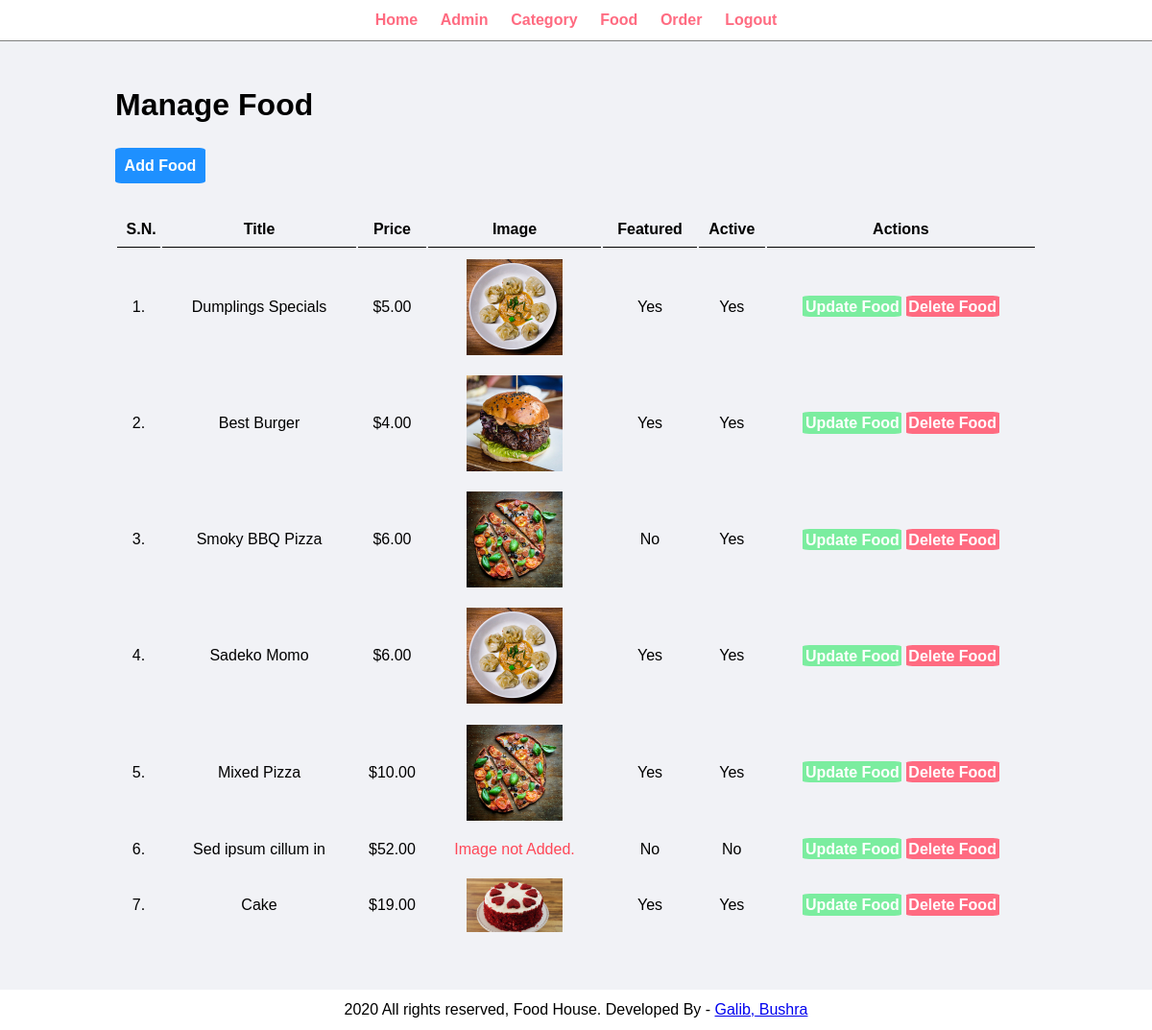
The page /admin/manage-food.php (signed in) on the database its author committed.
### tables this page shows
CREATE TABLE `tbl_food` (
  `id` int(10) UNSIGNED NOT NULL,
  `title` varchar(100) NOT NULL,
  `description` text NOT NULL,
  `price` decimal(10,2) NOT NULL,
  `image_name` varchar(255) NOT NULL,
  `category_id` int(10) UNSIGNED NOT NULL,
  `featured` varchar(10) NOT NULL,
  `active` varchar(10) NOT NULL
);

### admin/manage-food.php (the view, shortened to what this page needs)
<link rel="stylesheet" type="text/css" href="../css/admin.css">
<?php include('partials/menu.php'); ?>
<div class="main-content">
    <div class="wrapper">
        <h1>Manage Food</h1>
        <br /><br />
                <a href="<?php echo SITEURL; ?>admin/add-food.php" class="btn-primary">Add Food</a>
                <br /><br /><br />
                <table class="tbl-full text-center">
                    <tr>
                        <th>S.N.</th>
                        <th>Title</th>
                        <th>Price</th>
                        <th>Image</th>
                        <th>Featured</th>
                        <th>Active</th>
                        <th>Actions</th>
                    </tr>
                    <?php
                        $sql = "SELECT * FROM tbl_food";
                        $res = mysqli_query($conn, $sql);
                        $count = mysqli_num_rows($res);
                        $sn=1;
                        if($count>0)
                        {
                            while($row=mysqli_fetch_assoc($res))
                            {
                                $id = $row['id'];
                                $title = $row['title'];
                                $price = $row['price'];
                                $image_name = $row['image_name'];
                                $featured = $row['featured'];
                                $active = $row['active'];
                                ?>
                                <tr>
                                    <td><?php echo $sn++; ?>. </td>
                                    <td><?php echo $title; ?></td>
                                    <td>$<?php echo $price; ?></td>
                                    <td>
                                        <?php
                                            if($image_name=="")
                                            {
                                                echo "<div class='error'>Image not Added.</div>";
                                            }
                                            else
                                            {
                                                ?>
                                                <img src="<?php echo SITEURL; ?>images/food/<?php echo $image_name; ?>" width="100px">
                                                <?php
                                            }
                                        ?>
                                    </td>
                                    <td><?php echo $featured; ?></td>
                                    <td><?php echo $active; ?></td>
                                    <td>
                                        <a href="<?php echo SITEURL; ?>admin/update-food.php?id=<?php echo $id; ?>" class="btn-secondary">Update Food</a>
                                        <a href="<?php echo SITEURL; ?>admin/delete-food.php?id=<?php echo $id; ?>&image_name=<?php echo $image_name; ?>" class="btn-danger">Delete Food</a>
                                    </td>
                                </tr>
                                <?php
                            }
                        }
                        else
                        {
                            echo "<tr> <td colspan='7' class='error'> Food not Added Yet. </td> </tr>";
                        }
                    ?>
                </table>
    </div>
</div>
<?php include('partials/footer.php'); ?>

### admin/partials/menu.php (shortened to what this page needs)
<html>
    <head>
        <link rel="stylesheet" href="../css/admin.css">
    </head>
    <body>
        <div class="menu text-center">
            <div class="wrapper">
                <ul>
                    <li><a href="index.php">Home</a></li>
                    <li><a href="manage-admin.php">Admin</a></li>
                    <li><a href="manage-category.php">Category</a></li>
                    <li><a href="manage-food.php">Food</a></li>
                    <li><a href="manage-order.php">Order</a></li>
                    <li><a href="logout.php">Logout</a></li>
                </ul>
            </div>
        </div>

### admin/partials/footer.php
<div class="footer">
            <div class="wrapper">
                <p class="text-center">2020 All rights reserved, Food House. Developed By - <a href="#"> Galib, Bushra</a></p>
            </div>
        </div>
    </body>
</html>

### css/admin.css (style rules this page uses)
* { margin: 0; padding: 0; font-family: Arial, Helvetica, sans-serif; }
.wrapper { padding: 1%; width: 80%; margin: 0 auto; }
.text-center { text-align: center; }
.menu { border-bottom: 1px solid gray; }
.menu ul { list-style-type: none; }
.menu ul li { display: inline; padding: 1%; }
.menu ul li a { text-decoration: none; font-weight: bold; color: #ff6b81; }
.main-content { padding: 3% 0; background-color: #f1f2f6; }
.tbl-full { width: 100%; }
table tr th { border-bottom: 1px solid black; padding: 1%; }
table tr td { padding: 1%; }
.btn-primary { background-color: #1e90ff; padding: 1%; color: white; text-decoration: none; font-weight: bold; border-radius: 7%; }
.btn-secondary { background-color: #7bed9f; padding: 1%; color: white; text-decoration: none; font-weight: bold; border-radius: 7%; }
.btn-danger { background-color: #ff6b81; padding: 1%; color: white; text-decoration: none; font-weight: bold; border-radius: 7%; }
.error { color: #ff4757; }

### rows shown on the page
tbl_food: title "Dumplings Specials", price "5.00", image_name (picture), featured "Yes", active "Yes"
tbl_food: title "Best Burger", price "4.00", image_name (picture), featured "Yes", active "Yes"
tbl_food: title "Smoky BBQ Pizza", price "6.00", image_name (picture), featured "No", active "Yes"
tbl_food: title "Sadeko Momo", price "6.00", image_name (picture), featured "Yes", active "Yes"
tbl_food: title "Mixed Pizza", price "10.00", image_name (picture), featured "Yes", active "Yes"
tbl_food: title "Sed ipsum cillum in", price "52.00", image_name "Image not Added.", featured "No", active "No"
tbl_food: title "Cake", price "19.00", image_name (picture), featured "Yes", active "Yes"
